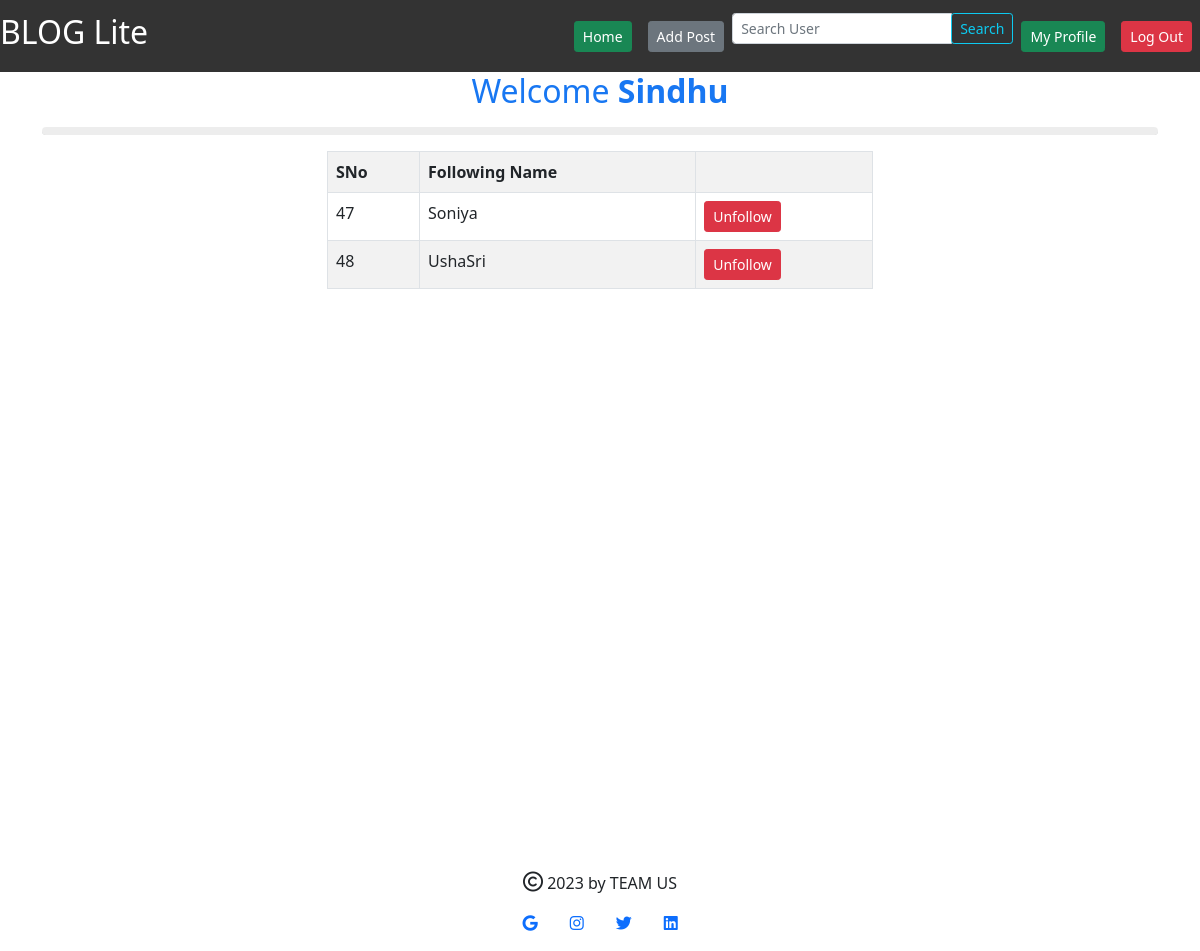
/listoffollowed (signed in), run on the app's committed database.
### application/models.py (models this page shows)
class UserRelation(db.Model):
    __tablename__ = 'user_relation'
    id = db.Column(db.Integer, autoincrement=True, primary_key=True)
    follower_id = db.Column(db.Integer)
    following_id = db.Column(db.Integer)
    follower_username = db.Column(db.String)
    following_username = db.Column(db.String)

### application/user_controllers.py (the view)
@app.route("/listoffollowed", methods=["GET"])
def listoffollowed():
    followed = UserRelation.query.filter_by(
        follower_id=session.get("logged_user")["id"]
    ).all()
    return render_template(
        "listoffollowed.html",
        followed=followed,
        Username=session.get("logged_user")["username"],
    )

### templates/listoffollowed.html (shortened to what this page needs)
<!DOCTYPE html>
<html>
<head>
  <link rel="stylesheet" type="text/css" href="{{ url_for('static', filename='bootstrap/css/bootstrap.min.css') }}" />
  <link rel="stylesheet" type="text/css" href="{{ url_for('static', filename='style.css') }}" />
</head>
<body>
  <nav class="navbar navbar-expand-lg navbar-light" style="background-color: #333333">
    <a class="navbar-brand" href="#">
      <h2 style="color: white;">BLOG Lite</h2>
    </a>
    <div class="collapse navbar-collapse justify-content-end" id="navbarNav">
      <ul class="navbar-nav">
        <li class="nav-item">
          <a class="nav-link" href="/home" method="GET">
            <button class="btn btn-success btn-sm">Home</button>
          </a>
        </li>
        <li class="nav-item">
          <a class="nav-link" href="/addpost" method="GET">
            <button class="btn btn-secondary btn-sm">Add Post</button>
          </a>
        </li>
        <li class="nav-item">
          <form class="form-inline" action="/searchuser" method="POST">
            <div class="input-group">
              <input class="form-control form-control-sm" id="search-user" name="searchuser" type="search"
                placeholder="Search User">
              <div class="input-group-append">
                <button class="btn btn-outline-info btn-sm" type="submit">Search</button>
              </div>
            </div>
          </form>
        </li>
        <li class="nav-item">
          <a class="nav-link" href="/myprofile" method="GET">
            <button class="btn btn-success btn-sm">My Profile</button>
          </a>
        </li>
        <li class="nav-item">
          <a class="nav-link" href="/logout" method="GET">
            <button class="btn btn-danger btn-sm">Log Out</button>
          </a>
        </li>
      </ul>
    </div>
  </nav>
  <div class="container">
    <h2 class="display-block text-center" style="color: #1877F2;">Welcome <b>{{ Username }}</b></h2>
    <hr class="rounded">
  </div>
  <div class="container d-flex flex-column justify-content-between" style="min-height: 100vh;">
    <div class="container ">
      {% if followed|length > 0 %}
      <table class="table table-bordered table-striped" id="search-user">
        <tr>
          <th>SNo</th>
          <th>Following Name</th>
          <th></th>
        </tr>
        {% for item in followed %}
        <tr>
          <td>{{ item.id }}</td>
          <td>{{ item.following_username }}</td>
          <td>
            <a class="" href="/unfollowfollowed/{{ item.following_id }}" method="GET">
              <button class="btn btn-sm btn-danger" type="submit">Unfollow</button>
            </a>
          </td>
        </tr>
        {% endfor %}
      </table>
      {% else %}
      <p>No User found!</p>
      {% endif %}
    </div>
    <div class="d-flex flex-column justify-content-end align-items-center">
      <div class="d-flex flex-row justify-content-center">
        <div class="d-flex flex-column">
          <div class="back text-center ">
            <i class="far fa-copyright icon mt-2 " style="font-size: 20px;
            "></i>
            <span class="para ml-2 mt-2"> 2023 by TEAM US</span>
          </div>
          <div class="bottom d-flex flex-row">
            <div class="icons-container m-3">
              <a href="https://www.rgukt.ac.in/" target="_blank"><i class="fab fa-google icon"></i></a>
            </div>
            <div class="icons-container m-3">
              <a href="https://www.instagram.com/beautyofrgukt/?hl=en" target="_blank"><i
                  class="fab fa-instagram icon"></i></a>
            </div>
            <div class="icons-container m-3">
              <a href="https://twitter.com/RGUKT_Basara" target="_blank"><i class="fab fa-twitter icon"></i></a>
            </div>
            <div class="icons-container m-3">
              <a href="https://in.linkedin.com/school/rguktbasar/" target="_blank"><i
                  class="fab fa-linkedin icon"></i></a>
            </div>
          </div>
        </div>
      </div>
    </div>
  </div>
</body>
</html>

### static/style.css (style rules this page uses)
hr.rounded { border-top: 8px solid #bbb; border-radius: 5px; }
.table { margin: auto; width: 50% !important; }

### data on the page
UserRelation: id "47", following_username "Soniya"
UserRelation: id "48", following_username "UshaSri"

### other printed values
{{ Username }} "Sindhu"
